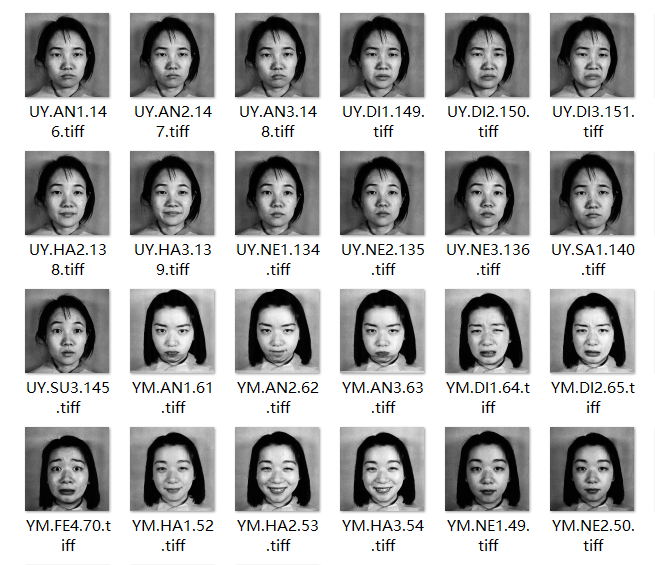
%> input picture img/cutA.png, 655 x 565 px
$ octave show.m   (GNU Octave 9; MATLAB toolbox functions it lacks are replaced by stand-ins)
%> lines starting %> are read from the running program, lines starting %| are printed output that depends on the picture
img1 = imread('cutA.png');
%> img1 is the input picture: size 565x655x3 uint8; mean R, G, B 181.1, 181.1, 181.1
img2 = imread('cutB.png');
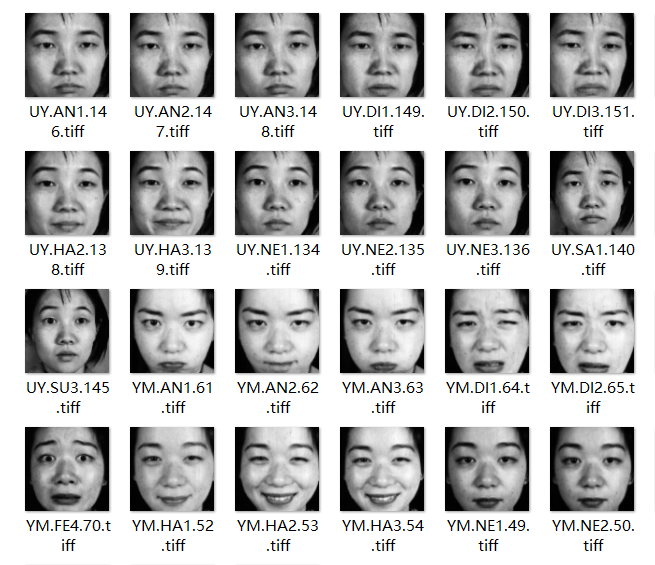
%> input picture img/cutB.png, 655 x 565 px
%> img2 is the input picture: size 565x655x3 uint8; mean R, G, B 191.3, 191.3, 191.3
subplot(1,2,1);
imshow(img1)
title('原始数据','FontSize',20)
subplot(1,2,2)
imshow(img2)
title('人脸对齐处理后','FontSize',20)


% 获取figure界面
frame = getframe(gcf);
% 转为图像
im = frame2im(frame);
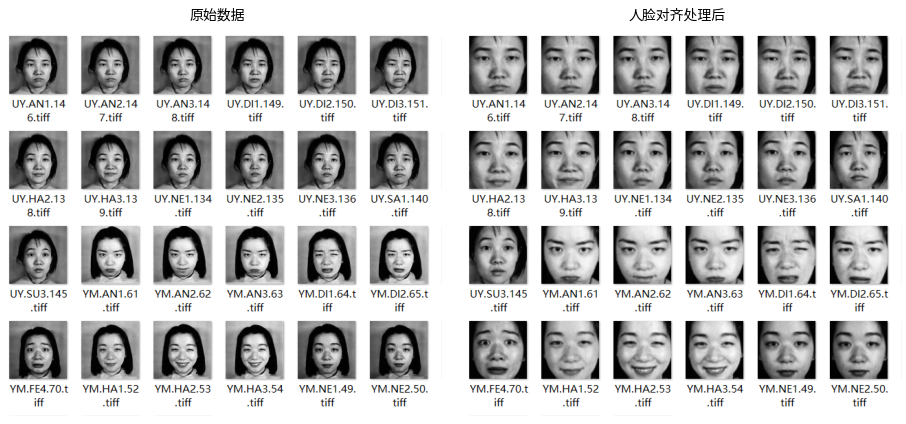
%> im: size 424x906x3 uint8; mean R, G, B 191.6, 191.6, 191.6
% 保存
imwrite(im,'data2.png');
